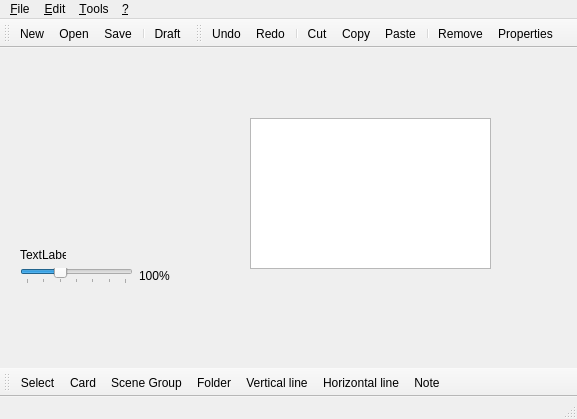
<?xml version="1.0" encoding="UTF-8"?>
<ui version="4.0">
 <class>MainWindow</class>
 <widget class="QMainWindow" name="MainWindow">
  <property name="geometry">
   <rect>
    <x>0</x>
    <y>0</y>
    <width>577</width>
    <height>419</height>
   </rect>
  </property>
  <property name="windowTitle">
   <string>Activity Editor</string>
  </property>
  <property name="windowIcon">
   <iconset resource="../res.qrc">
    <normaloff>:/icon/res/32/icon.png</normaloff>:/icon/res/32/icon.png</iconset>
  </property>
  <widget class="QWidget" name="centralWidget">
   <widget class="CustomGraphicsView" name="graphicsView">
    <property name="geometry">
     <rect>
      <x>250</x>
      <y>70</y>
      <width>241</width>
      <height>151</height>
     </rect>
    </property>
    <property name="styleSheet">
     <string notr="true">#graphicsView { background-image: url(:/images/res/bg.jpg); }</string>
    </property>
   </widget>
   <widget class="QFrame" name="fraZoom">
    <property name="geometry">
     <rect>
      <x>20</x>
      <y>220</y>
      <width>150</width>
      <height>16</height>
     </rect>
    </property>
    <property name="minimumSize">
     <size>
      <width>150</width>
      <height>0</height>
     </size>
    </property>
    <property name="maximumSize">
     <size>
      <width>150</width>
      <height>16</height>
     </size>
    </property>
    <property name="frameShadow">
     <enum>QFrame::Raised</enum>
    </property>
    <layout class="QHBoxLayout" name="horizontalLayout">
     <property name="leftMargin">
      <number>0</number>
     </property>
     <property name="topMargin">
      <number>0</number>
     </property>
     <property name="rightMargin">
      <number>0</number>
     </property>
     <property name="bottomMargin">
      <number>0</number>
     </property>
     <item>
      <widget class="QSlider" name="hslZoom">
       <property name="maximum">
        <number>6</number>
       </property>
       <property name="pageStep">
        <number>1</number>
       </property>
       <property name="value">
        <number>2</number>
       </property>
       <property name="orientation">
        <enum>Qt::Horizontal</enum>
       </property>
       <property name="tickPosition">
        <enum>QSlider::TicksBelow</enum>
       </property>
      </widget>
     </item>
     <item>
      <widget class="QLabel" name="lblZoom">
       <property name="text">
        <string>100%</string>
       </property>
      </widget>
     </item>
    </layout>
   </widget>
   <widget class="QLabel" name="lblSaved">
    <property name="geometry">
     <rect>
      <x>20</x>
      <y>200</y>
      <width>46</width>
      <height>13</height>
     </rect>
    </property>
    <property name="text">
     <string>TextLabel</string>
    </property>
   </widget>
  </widget>
  <widget class="QMenuBar" name="menuBar">
   <property name="geometry">
    <rect>
     <x>0</x>
     <y>0</y>
     <width>577</width>
     <height>19</height>
    </rect>
   </property>
   <widget class="QMenu" name="menuFile">
    <property name="title">
     <string>&amp;File</string>
    </property>
    <addaction name="actionNew"/>
    <addaction name="actionOpen"/>
    <addaction name="actionSave"/>
    <addaction name="actionSave_as"/>
    <addaction name="separator"/>
    <addaction name="actDraft"/>
    <addaction name="separator"/>
    <addaction name="actionQuit"/>
   </widget>
   <widget class="QMenu" name="menu_Edit">
    <property name="title">
     <string>&amp;Edit</string>
    </property>
    <addaction name="actionUndo"/>
    <addaction name="actionRedo"/>
    <addaction name="separator"/>
    <addaction name="actionCut"/>
    <addaction name="actionCopy"/>
    <addaction name="actionPaste"/>
    <addaction name="action_Delete"/>
    <addaction name="actionSelectAll"/>
    <addaction name="separator"/>
    <addaction name="action_Properties"/>
   </widget>
   <widget class="QMenu" name="menu_Tools">
    <property name="title">
     <string>&amp;Tools</string>
    </property>
    <addaction name="separator"/>
    <addaction name="separator"/>
    <addaction name="action_card"/>
    <addaction name="action_vline"/>
    <addaction name="action_note"/>
   </widget>
   <widget class="QMenu" name="menu">
    <property name="title">
     <string>&amp;?</string>
    </property>
    <addaction name="action_About"/>
   </widget>
   <addaction name="menuFile"/>
   <addaction name="menu_Edit"/>
   <addaction name="menu_Tools"/>
   <addaction name="menu"/>
  </widget>
  <widget class="QToolBar" name="mainToolBar">
   <property name="windowTitle">
    <string>Main</string>
   </property>
   <property name="iconSize">
    <size>
     <width>24</width>
     <height>24</height>
    </size>
   </property>
   <property name="toolButtonStyle">
    <enum>Qt::ToolButtonTextUnderIcon</enum>
   </property>
   <attribute name="toolBarArea">
    <enum>TopToolBarArea</enum>
   </attribute>
   <attribute name="toolBarBreak">
    <bool>false</bool>
   </attribute>
   <addaction name="actionNew"/>
   <addaction name="actionOpen"/>
   <addaction name="actionSave"/>
   <addaction name="separator"/>
   <addaction name="actDraft"/>
  </widget>
  <widget class="QStatusBar" name="statusBar"/>
  <widget class="QToolBar" name="toolBar">
   <property name="windowTitle">
    <string>Shape</string>
   </property>
   <property name="iconSize">
    <size>
     <width>24</width>
     <height>24</height>
    </size>
   </property>
   <property name="toolButtonStyle">
    <enum>Qt::ToolButtonTextUnderIcon</enum>
   </property>
   <attribute name="toolBarArea">
    <enum>TopToolBarArea</enum>
   </attribute>
   <attribute name="toolBarBreak">
    <bool>false</bool>
   </attribute>
   <addaction name="actionUndo"/>
   <addaction name="actionRedo"/>
   <addaction name="separator"/>
   <addaction name="actionCut"/>
   <addaction name="actionCopy"/>
   <addaction name="actionPaste"/>
   <addaction name="separator"/>
   <addaction name="action_Delete"/>
   <addaction name="action_Properties"/>
  </widget>
  <widget class="QToolBar" name="toolBar_2">
   <property name="windowTitle">
    <string>Tools</string>
   </property>
   <property name="iconSize">
    <size>
     <width>24</width>
     <height>24</height>
    </size>
   </property>
   <property name="toolButtonStyle">
    <enum>Qt::ToolButtonTextUnderIcon</enum>
   </property>
   <attribute name="toolBarArea">
    <enum>BottomToolBarArea</enum>
   </attribute>
   <attribute name="toolBarBreak">
    <bool>false</bool>
   </attribute>
   <addaction name="actionSelect"/>
   <addaction name="action_card"/>
   <addaction name="action_scene_group"/>
   <addaction name="action_folder"/>
   <addaction name="action_vline"/>
   <addaction name="action_hline"/>
   <addaction name="action_note"/>
  </widget>
  <action name="actionNew">
   <property name="icon">
    <iconset resource="../res.qrc">
     <normaloff>:/menu16/res/16/document-new.png</normaloff>:/menu16/res/16/document-new.png</iconset>
   </property>
   <property name="text">
    <string>&amp;New</string>
   </property>
   <property name="shortcut">
    <string>Ctrl+N</string>
   </property>
  </action>
  <action name="actionOpen">
   <property name="icon">
    <iconset resource="../res.qrc">
     <normaloff>:/menu16/res/16/document-open.png</normaloff>:/menu16/res/16/document-open.png</iconset>
   </property>
   <property name="text">
    <string>&amp;Open...</string>
   </property>
   <property name="shortcut">
    <string>Ctrl+O</string>
   </property>
  </action>
  <action name="actionSave">
   <property name="icon">
    <iconset resource="../res.qrc">
     <normaloff>:/menu16/res/16/document-save.png</normaloff>:/menu16/res/16/document-save.png</iconset>
   </property>
   <property name="text">
    <string>&amp;Save</string>
   </property>
   <property name="shortcut">
    <string>Ctrl+S</string>
   </property>
  </action>
  <action name="actionSave_as">
   <property name="text">
    <string>Save &amp;as...</string>
   </property>
  </action>
  <action name="actionQuit">
   <property name="text">
    <string>&amp;Exit</string>
   </property>
  </action>
  <action name="action_Delete">
   <property name="icon">
    <iconset resource="../res.qrc">
     <normaloff>:/menu16/res/16/edit-delete.png</normaloff>:/menu16/res/16/edit-delete.png</iconset>
   </property>
   <property name="text">
    <string>&amp;Remove</string>
   </property>
   <property name="shortcut">
    <string>Del</string>
   </property>
  </action>
  <action name="action_Properties">
   <property name="icon">
    <iconset resource="../res.qrc">
     <normaloff>:/menu16/res/16/document-properties.png</normaloff>:/menu16/res/16/document-properties.png</iconset>
   </property>
   <property name="text">
    <string>&amp;Properties...</string>
   </property>
   <property name="shortcut">
    <string>Alt+Return</string>
   </property>
  </action>
  <action name="action_card">
   <property name="icon">
    <iconset resource="../res.qrc">
     <normaloff>:/tools16/res/tools/action.png</normaloff>:/tools16/res/tools/action.png</iconset>
   </property>
   <property name="text">
    <string>Card</string>
   </property>
  </action>
  <action name="action_note">
   <property name="icon">
    <iconset resource="../res.qrc">
     <normaloff>:/tools16/res/tools/note.png</normaloff>:/tools16/res/tools/note.png</iconset>
   </property>
   <property name="text">
    <string>&amp;Note</string>
   </property>
  </action>
  <action name="action_About">
   <property name="text">
    <string>&amp;About...</string>
   </property>
  </action>
  <action name="actDraft">
   <property name="checkable">
    <bool>true</bool>
   </property>
   <property name="icon">
    <iconset resource="../res.qrc">
     <normaloff>:/menu16/res/16/gnome-searchtool.png</normaloff>:/menu16/res/16/gnome-searchtool.png</iconset>
   </property>
   <property name="text">
    <string>&amp;Draft</string>
   </property>
   <property name="iconText">
    <string>Draft</string>
   </property>
  </action>
  <action name="action">
   <property name="text">
    <string>Копировать выделение во временную сцену</string>
   </property>
  </action>
  <action name="action_2">
   <property name="text">
    <string>Вставить из временной сцены</string>
   </property>
  </action>
  <action name="action_3">
   <property name="text">
    <string>Показать временную сцену</string>
   </property>
  </action>
  <action name="actionUndo">
   <property name="icon">
    <iconset resource="../res.qrc">
     <normaloff>:/menu16/res/16/edit-undo.png</normaloff>:/menu16/res/16/edit-undo.png</iconset>
   </property>
   <property name="text">
    <string>&amp;Undo</string>
   </property>
   <property name="shortcut">
    <string>Ctrl+Z</string>
   </property>
  </action>
  <action name="actionRedo">
   <property name="icon">
    <iconset resource="../res.qrc">
     <normaloff>:/menu16/res/16/edit-redo.png</normaloff>:/menu16/res/16/edit-redo.png</iconset>
   </property>
   <property name="text">
    <string>R&amp;edo</string>
   </property>
   <property name="shortcut">
    <string>Ctrl+Y</string>
   </property>
  </action>
  <action name="actionCut">
   <property name="icon">
    <iconset resource="../res.qrc">
     <normaloff>:/menu16/res/16/editcut.png</normaloff>:/menu16/res/16/editcut.png</iconset>
   </property>
   <property name="text">
    <string>&amp;Cut</string>
   </property>
   <property name="shortcut">
    <string>Ctrl+X</string>
   </property>
  </action>
  <action name="actionCopy">
   <property name="icon">
    <iconset resource="../res.qrc">
     <normaloff>:/menu16/res/16/editcopy.png</normaloff>:/menu16/res/16/editcopy.png</iconset>
   </property>
   <property name="text">
    <string>C&amp;opy</string>
   </property>
   <property name="shortcut">
    <string>Ctrl+C</string>
   </property>
  </action>
  <action name="actionPaste">
   <property name="icon">
    <iconset resource="../res.qrc">
     <normaloff>:/menu16/res/16/editpaste.png</normaloff>:/menu16/res/16/editpaste.png</iconset>
   </property>
   <property name="text">
    <string>P&amp;aste</string>
   </property>
   <property name="shortcut">
    <string>Ctrl+V</string>
   </property>
  </action>
  <action name="actionSelectAll">
   <property name="icon">
    <iconset resource="../res.qrc">
     <normaloff>:/menu16/res/16/edit-select-all.png</normaloff>:/menu16/res/16/edit-select-all.png</iconset>
   </property>
   <property name="text">
    <string>Select &amp;all</string>
   </property>
   <property name="shortcut">
    <string>Ctrl+A</string>
   </property>
  </action>
  <action name="action_vline">
   <property name="icon">
    <iconset resource="../res.qrc">
     <normaloff>:/tools16/res/tools/final.png</normaloff>:/tools16/res/tools/final.png</iconset>
   </property>
   <property name="text">
    <string>Vertical line</string>
   </property>
  </action>
  <action name="action_hline">
   <property name="icon">
    <iconset resource="../res.qrc">
     <normaloff>:/tools16/res/tools/final.png</normaloff>:/tools16/res/tools/final.png</iconset>
   </property>
   <property name="text">
    <string>Horizontal line</string>
   </property>
  </action>
  <action name="actionSelect">
   <property name="icon">
    <iconset resource="../res.qrc">
     <normaloff>:/tools16/res/tools/select.png</normaloff>:/tools16/res/tools/select.png</iconset>
   </property>
   <property name="text">
    <string>Select</string>
   </property>
  </action>
  <action name="action_folder">
   <property name="icon">
    <iconset resource="../res.qrc">
     <normaloff>:/tools16/res/tools/action.png</normaloff>:/tools16/res/tools/action.png</iconset>
   </property>
   <property name="text">
    <string>Folder</string>
   </property>
  </action>
  <action name="action_scene_group">
   <property name="icon">
    <iconset resource="../res.qrc">
     <normaloff>:/tools16/res/tools/action.png</normaloff>:/tools16/res/tools/action.png</iconset>
   </property>
   <property name="text">
    <string>Scene Group</string>
   </property>
  </action>
 </widget>
 <layoutdefault spacing="6" margin="11"/>
 <customwidgets>
  <customwidget>
   <class>CustomGraphicsView</class>
   <extends>QGraphicsView</extends>
   <header>gui/customgraphicsview.h</header>
  </customwidget>
 </customwidgets>
 <resources>
  <include location="../res.qrc"/>
 </resources>
 <connections/>
</ui>
